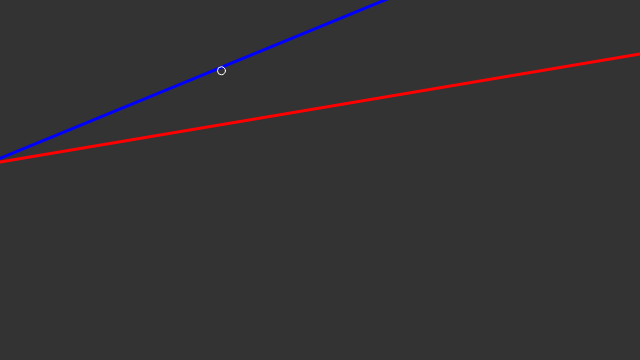
Frame 1 (no input)
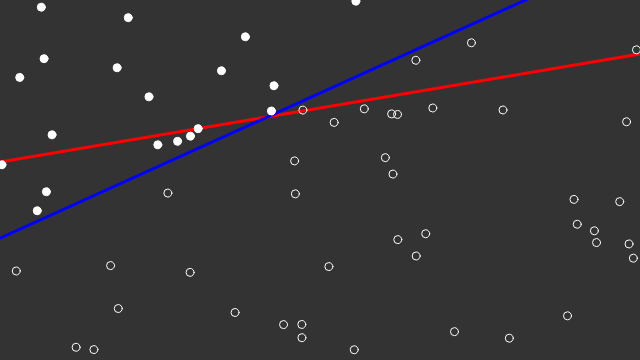
Frame 60 (no input)
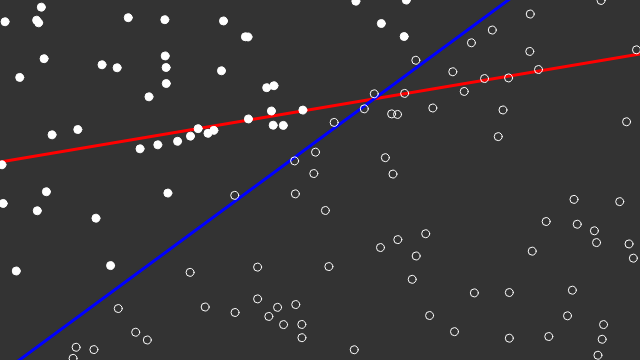
Frame 120 (the mouse pressed at the canvas centre since frame 60)

The p5.js sketch that drew these frames (run headless with seeded random() and noise() and a simulated clock; from frame 60 on, the mouse is pressed at the canvas centre):

// p5.js sketch
// ── sketch.js


// https://github.com/nature-of-code/noc-examples-p5.js/blob/master/chp10_nn/NOC_10_01_Perceptron/sketch.js

class Perceptron {

    constructor(n, learningRate) {
        this.weights = new Array(n).fill(0).map(v => random(-1, 1));
        this.biasWeight = random(-1, 1);
        this.learningRate = learningRate;
    }

    feedForward(inputs) {
        if (inputs.length !== this.weights.length) {
            throw new Error('dimension not matches.');
        }
        let sum = 0;
        for (let i = 0; i < inputs.length; i++) {
            sum += inputs[i] * this.weights[i];  // weight input & sum input
        }
        return this.activate(sum + this.biasWeight); // apply activation function and generate output
    }

    activate(value) {    // receive inputs
        return value > 0 ? 1 : -1;
    }

    setLearningConstant(value) {
        this.learningRate = value;
    }

    train(inputs, desired) {
        const guess = this.feedForward(inputs);
        const error = desired - guess;
        for (let i = 0; i < this.weights.length; i++) {
            this.weights[i] += this.learningRate * error * inputs[i];
        }
        this.biasWeight += this.learningRate * error;
    }
}

class Trainer {

    constructor(x, y, answer) {
        this.input = [x, y];
        this.answer = answer;
    }

    getInput() {
        return this.input;
    }

    getAnswer() {
        return this.answer;
    }

}

let perceptron;
const trainers = new Array(2000);
let count = 0;
const f = x => 0.3 * x + 0.4;

// coordinate space
const xmin = -1;
const ymin = -1;
const xmax = 1;
const ymax = 1;

function setup() {
    createCanvas(640, 360);
    perceptron = new Perceptron(2, 0.005);
    for (let i = 0; i < trainers.length; i++) {
        const x = random(xmin, xmax);
        const y = random(ymin, ymax);
        const answer = (y < f(x)) ? -1 : 1;
        trainers[i] = new Trainer(x, y, answer);
    }
}

function draw() {
    background(51);
    strokeWeight(3);

    stroke(255, 0, 0);
    let x1 = map(xmin, xmin, xmax, 0, width);
    let x2 = map(xmax, xmin, xmax, 0, width);
    let y1 = map(f(xmin), ymin, ymax, height, 0);
    let y2 = map(f(xmax), ymin, ymax, height, 0);
    line(x1, y1, x2, y2);
    
    // Draw the line based on the current weights
    // Formula is weights[0]*x + weights[1]*y + bias = 0
    const [w1, w2] = perceptron.weights;
    const b = perceptron.biasWeight;

    x1 = map(xmin, xmin, xmax, 0, width);
    x2 = map(xmax, xmin, xmax, 0, width);
    y1 = map((-b - w1 * xmin) / w2, ymin, ymax, height, 0);
    y2 = map((-b - w1 * xmax) / w2, ymin, ymax, height, 0);
    stroke(0, 0, 255);
    line(x1, y1, x2, y2);

    const currentTrainer = trainers[ count ];
    perceptron.train(currentTrainer.getInput(), currentTrainer.getAnswer());
    count = (count + 1) % trainers.length;

    for (let i = 0; i < count; i++) {
        stroke(255);
        strokeWeight(1);
        fill(255);
        const currentInput = trainers[i].getInput();
        const guess = perceptron.feedForward(currentInput);
        if (guess > 0) {
            noFill();
        } 
        const x = map(currentInput[0], xmin, xmax, 0, width);
        const y = map(currentInput[1], ymin, ymax, height, 0);
        ellipse(x, y, 8, 8);

    }
}
